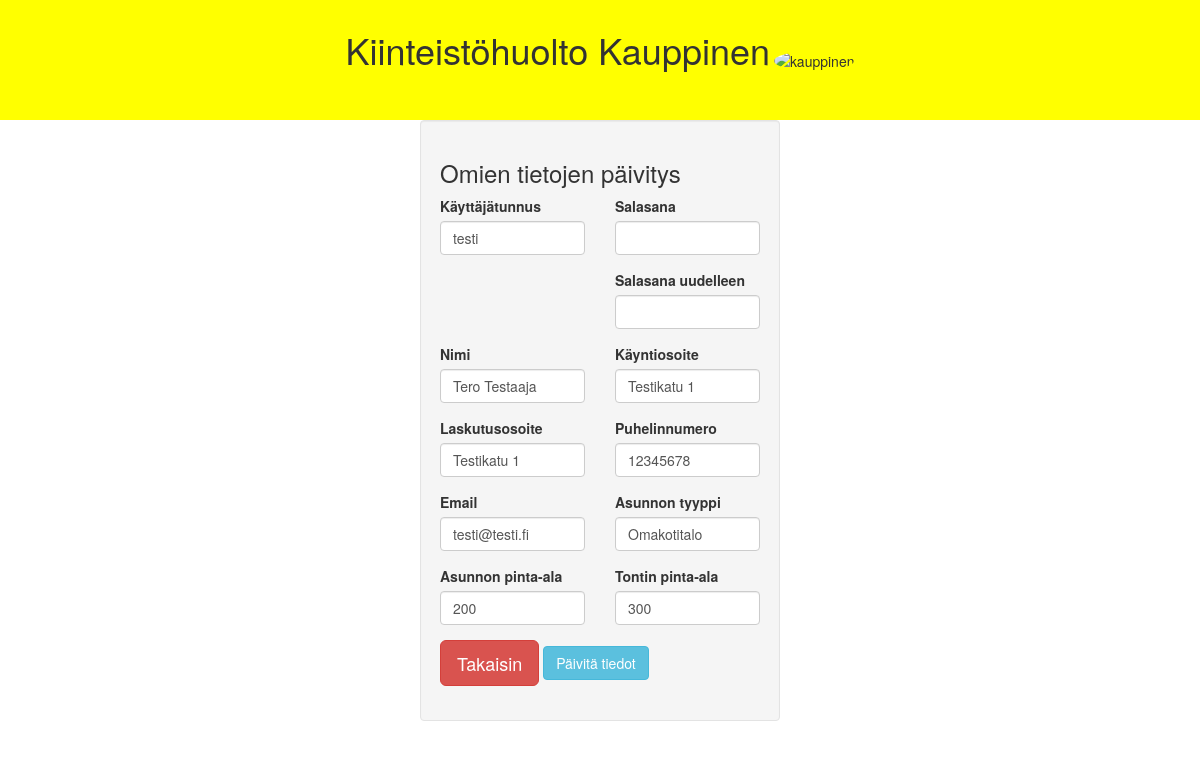
Page /kiinteistohuolto/asiakas/update-user.php?id=2 (signed in) on the committed database.
### tables this page shows
CREATE TABLE `asiakas` (
  `avain` int(11) NOT NULL,
  `tunnus` varchar(8) NOT NULL,
  `salasana` varchar(8) NOT NULL,
  `nimi` varchar(32) NOT NULL,
  `kaynti_osoite` varchar(32) NOT NULL,
  `laskutus_osoite` varchar(32) NOT NULL,
  `puhnro` varchar(12) NOT NULL,
  `email` varchar(32) NOT NULL,
  `asunnon_tyyppi` varchar(20) NOT NULL,
  `asunnon_pinta_ala` int(10) NOT NULL,
  `tontin_pinta_ala` int(10) NOT NULL
);

### kiinteistohuolto/asiakas/update-user.php (the view, shortened to what this page needs)
<?php session_start();
include './connection.php';
$user = $pass = $passConfirm = $name = $email = $number = $address = "";
$orderAddress = $houseType = $houseArea = $propertyArea = "";
if(isset($_GET['id'])) {
	if(empty($_GET['id'])) {
		header('./main.php');
	} else {
		if($_SESSION['userid'] == $_GET['id']) {
			$query = "SELECT * FROM asiakas WHERE avain='".$_SESSION['userid']."'";
			$result = mysqli_query($conn, $query);
			if(mysqli_num_rows($result) == 0) {
				header('./authentication/login.php?error=session_closed');
			} else {
				$row = mysqli_fetch_assoc($result);
				$user = $row['tunnus'];
				$name = $row['nimi'];
				$address = $row['kaynti_osoite'];
				$orderAddress = $row['laskutus_osoite'];
				$number = $row['puhnro'];
				$email = $row['email'];
				$houseType = $row['asunnon_tyyppi'];
				$houseArea = $row['asunnon_pinta_ala'];
				$propertyArea = $row['tontin_pinta_ala'];
			}
		}
	}
}
?>
<?php include 'header.php'; ?>
<div class="row">
	<div class="col-md-4"></div>
	<div class="col-md-4">
		<div class="well">
			<h3>Omien tietojen päivitys</h3>
			<form action="./update-user.php" method="post">
				<div class="row">
					<div class="col-md-6">
						<div class="form-group">
							<label>Käyttäjätunnus</label>
							<input type="text" name="username" value="<?php echo $user; ?>" class="form-control">
						</div>
					</div>
					<div class="col-md-6">
						<div class="form-group">
							<label>Salasana</label>
							<input type="text" name="password" class="form-control">
						</div>
					</div>
				</div>
				<div class="row">
					<div class="col-md-6">
					</div>
					<div class="col-md-6">
						<div class="form-group">
							<label>Salasana uudelleen</label>
							<input type="text" name="password-confirm" class="form-control">
						</div>
					</div>
				</div>
				<div class="row">
					<div class="col-md-6">
						<div class="form-group">
							<label>Nimi</label>
							<input type="text" name="name" value="<?php echo $name; ?>" class="form-control">
						</div>
					</div>
					<div class="col-md-6">
						<div class="form-group">
							<label>Käyntiosoite</label>
							<input type="text" name="address" value="<?php echo $address; ?>" class="form-control">
						</div>
					</div>
				</div>
				<div class="row">
					<div class="col-md-6">
						<div class="form-group">
							<label>Laskutusosoite</label>
							<input type="text" name="billing-address" value="<?php echo $orderAddress; ?>" class="form-control">
						</div>
					</div>
					<div class="col-md-6">
						<div class="form-group">
							<label>Puhelinnumero</label>
							<input type="text" name="phonenumber" value="<?php echo $number; ?>" class="form-control">
						</div>
					</div>
				</div>
				<div class="row">
					<div class="col-md-6">
						<div class="form-group">
							<label>Email</label>
							<input type="text" name="email" value="<?php echo $email; ?>" class="form-control">
						</div>
					</div>
					<div class="col-md-6">
						<div class="form-group">
							<label>Asunnon tyyppi</label>
							<input type="text" name="house-type" value="<?php echo $houseType; ?>" class="form-control">
						</div>
					</div>
				</div>
				<div class="row">
					<div class="col-md-6">
						<div class="form-group">
							<label>Asunnon pinta-ala</label>
							<input type="text" name="house-area" value="<?php echo $houseArea; ?>" class="form-control">
						</div>
					</div>
					<div class="col-md-6">
						<div class="form-group">
							<label>Tontin pinta-ala</label>
							<input type="text" name="property-area" value="<?php echo $propertyArea; ?>" class="form-control">
						</div>
					</div>
				</div>
				<div class="form-group">
					<a href="./main.php" class="btn btn-danger btn-lg">Takaisin</a>
					<input type="submit" name="submit" value="Päivitä tiedot" class="btn btn-info">
				</div>
			</form>
		</div>
	</div>
</div>
<?php include 'footer.php'; ?>

### rows in the picture
asiakas: username "testi", name "Tero Testaaja", address "Testikatu 1", billing-address "Testikatu 1", phonenumber "12345678", email "testi@testi.fi", house-type "Omakotitalo", house-area "200", property-area "300"
